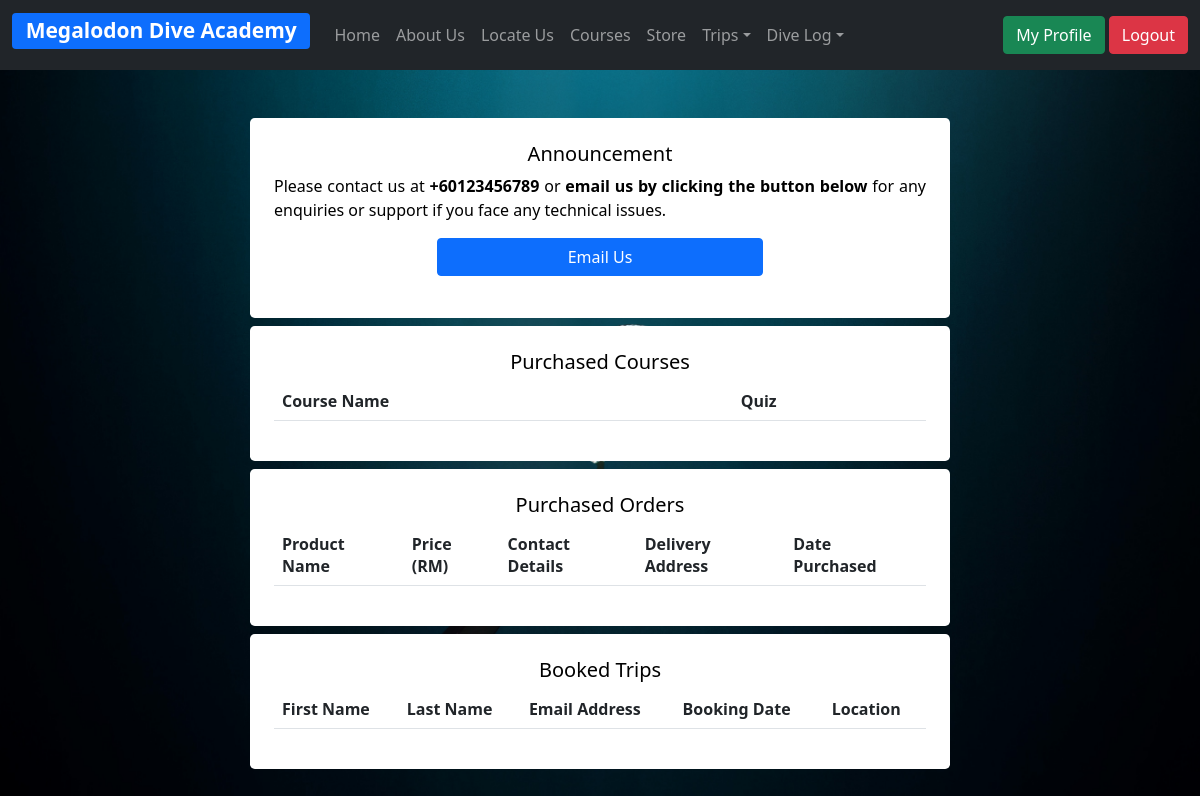
Page / (signed in) on the earlier database version.
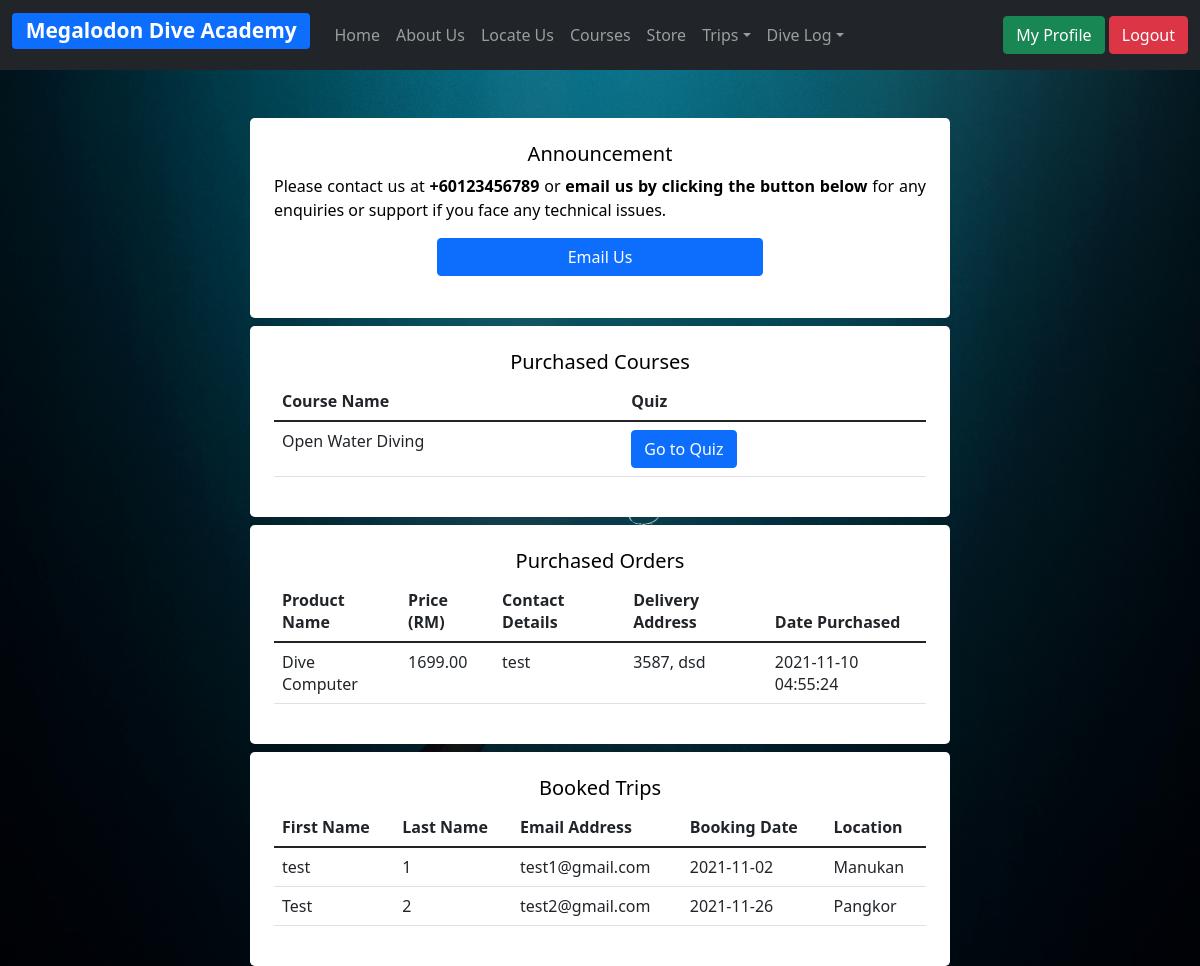
Same page on the later database version.
### tables this page shows
CREATE TABLE `courseregis` (
  `regisID` int(11) NOT NULL,
  `username` varchar(200) NOT NULL,
  `fname` varchar(100) NOT NULL,
  `lname` varchar(100) NOT NULL,
  `contact` varchar(100) NOT NULL,
  `courseName` varchar(200) NOT NULL,
  `courseQuiz` varchar(100) NOT NULL
);

CREATE TABLE `orders` (
  `id` int(11) NOT NULL,
  `itemName` varchar(100) NOT NULL,
  `name` varchar(100) NOT NULL,
  `price` varchar(100) NOT NULL,
  `contact` varchar(100) NOT NULL,
  `address` varchar(1000) NOT NULL,
  `username` varchar(100) DEFAULT NULL,
  `datePurchased` timestamp NOT NULL DEFAULT CURRENT_TIMESTAMP
);

CREATE TABLE `bookings` (
  `id` int(11) NOT NULL,
  `fname` varchar(50) NOT NULL,
  `lname` varchar(50) NOT NULL,
  `email` varchar(100) NOT NULL,
  `bookingDate` date NOT NULL,
  `location` varchar(100) NOT NULL,
  `username` varchar(100) DEFAULT NULL
);

### index.php (the view, shortened to what this page needs)
<?php
include('header/navUser.php');
?>
<!DOCTYPE html>
<html>
    <head>
        <link href="https://cdn.jsdelivr.net/npm/bootstrap@5.1.3/dist/css/bootstrap.min.css" rel="stylesheet">
        <link rel="stylesheet" type="text/css" href="css/form.css" />
    </head>
    <body>
        <div class="mx-auto mt-5 mb-2 bg-white text-black p-4" style="width: 700px; height: 200px; border-radius: .30rem">
            <h5 class="text-center">Announcement</h5>
            <p style="text-align: justify;">Please contact us at <b>+60123456789</b> or <b>email us by clicking the button below</b> for any enquiries or support if you face any technical issues.</p>
            <div class="d-grid gap-2 col-6 mx-auto">
                <button class="btn btn-primary" type="button">Email Us</button>
            </div>
        </div>
        <div class="mx-auto mt-1 mb-2 bg-white text-black p-4" style="width: 700px; height:fit-content; border-radius: .30rem">
            <?php
            $username = $_SESSION['username'];
            $mysqli = new mysqli('localhost', 'root', '', 'megalodon' ) or die(mysqli_error($mysqli));
            $courseList = $mysqli->query("SELECT * FROM courseRegis WHERE username='$username'") or die(mysqli_error($mysqli));
            ?>
                    <table class="table">
                    <thead>
                        <tr>
                            <h5 class="text-center">Purchased Courses</h5>
                        </tr>
                        <tr>
                            <th>Course Name</th>
                            <th>Quiz</th>
                        </tr>
                    </thead>
                    <?php
                    while ($row = $courseList->fetch_assoc()): ?>
                    <tr>
                        <td><?php echo $row['courseName']; ?></td>
                        <td><a class="btn btn-primary" href="<?php echo $row['courseQuiz'];?>" role="button">Go to Quiz</a><td>
                    </tr>
                    <?php endwhile; ?>
                    </table>
        </div>
        <div class="mx-auto mt-1 mb-2 bg-white text-black p-4" style="width: 700px; height:fit-content; border-radius: .30rem">
            <?php
            $username = $_SESSION['username'];
            $mysqli = new mysqli('localhost', 'root', '', 'megalodon' ) or die(mysqli_error($mysqli));
            $orderList = $mysqli->query("SELECT * FROM orders WHERE username='$username'") or die(mysqli_error($mysqli));
            ?>
                    <table class="table">
                    <thead>
                        <tr>
                            <h5 class="text-center">Purchased Orders</h5>
                        </tr>
                        <tr>
                            <th>Product Name</th>
                            <th>Price (RM)</th>
                            <th>Contact Details</th>
                            <th>Delivery Address</th>
                            <th>Date Purchased</th>
                        </tr>
                    </thead>
                    <?php
                    while ($row = $orderList->fetch_assoc()): ?>
                    <tr>
                        <td><?php echo $row['itemName']; ?></td>
                        <td><?php echo $row['price']; ?></td>
                        <td><?php echo $row['contact']; ?></td>
                        <td><?php echo $row['address']; ?></td>
                        <td><?php echo $row['datePurchased']; ?></td>
                    </tr>
                    <?php endwhile; ?>
                    </table>
        </div>
        <div class="mx-auto mt-1 mb-2 bg-white text-black p-4" style="width: 700px; height:fit-content; border-radius: .30rem">
            <?php
            $username = $_SESSION['username'];
            $mysqli = new mysqli('localhost', 'root', '', 'megalodon' ) or die(mysqli_error($mysqli));
            $bookingList = $mysqli->query("SELECT * FROM bookings WHERE username='$username'") or die(mysqli_error($mysqli));
            ?>
                    <table class="table">
                    <thead>
                        <tr>
                            <h5 class="text-center">Booked Trips</h5>
                        </tr>
                        <tr>
                            <th>First Name</th>
                            <th>Last Name</th>
                            <th>Email Address</th>
                            <th>Booking Date</th>
                            <th>Location</th>
                        </tr>
                    </thead>
                    <?php
                    while ($row = $bookingList->fetch_assoc()): ?>
                    <tr>
                        <td><?php echo $row['fname']; ?></td>
                        <td><?php echo $row['lname']; ?></td>
                        <td><?php echo $row['email']; ?></td>
                        <td><?php echo $row['bookingDate']; ?></td>
                        <td><?php echo $row['location']; ?></td>
                    </tr>
                    <?php endwhile; ?>
                    </table>
        </div>
    </body>
</html>

### header/navUser.php (shortened to what this page needs)
<nav class="navbar navbar-expand-lg navbar-dark bg-dark">
  <div class="container-fluid">
    <a class="navbar-brand" href="#"><h3><span class="badge bg-primary">Megalodon Dive Academy</span></h3></a>
        <div class="collapse navbar-collapse" id="navbarSupportedContent">
          <ul class="navbar-nav me-auto mb-2 mb-lg-0">
            <li class="nav-item">
              <a class="nav-link" aria-current="page" href="index.php">Home</a>
            </li>
            <li class="nav-item">
              <a class="nav-link" href="aboutUs.php">About Us</a>
            </li>
            <li class="nav-item">
              <a class="nav-link" href="locateUs.php">Locate Us</a>
            </li>
            <li class="nav-item">
              <a class="nav-link" href="courses.php">Courses</a>
            </li>
            <li class="nav-item">
              <a class="nav-link" href="shop.php">Store</a>
            </li>
            <li class="nav-item dropdown">
              <a class="nav-link dropdown-toggle" href="#" id="navbarDropdown" role="button" data-bs-toggle="dropdown" aria-expanded="false">Trips</a>
            </li>
            <li class="nav-item dropdown">
              <a class="nav-link dropdown-toggle" href="#" id="navbarDropdown" role="button" data-bs-toggle="dropdown" aria-expanded="false">Dive Log</a>
            </li>
          </ul>
          <div class="d-grid gap-10 d-md-block">
            <a class="btn btn-success" href="index.php?logout='1'" role="button">My Profile</a>
            <a class="btn btn-danger" href="index.php?logout='1'" role="button">Logout</a>
          </div>
        </div>
  </div>
</nav>

### css/form.css (style rules this page uses)
body, html { height: 100%; background-image: url(http://localhost/diver/img/background.jpg); background-position: center; background-repeat: no-repeat; background-size: cover; background-color: #030303; }

Differences in the rows shown:
added courseregis: courseName "Open Water Diving"
added orders: itemName "Dive Computer", price "1699.00", contact "test", address "3587, dsd", datePurchased "2021-11-10 04:55:24"
added bookings: fname "test", lname "1", email "test1@gmail.com", bookingDate "2021-11-02", location "Manukan"
added bookings: fname "Test", lname "2", email "test2@gmail.com", bookingDate "2021-11-26", location "Pangkor"
